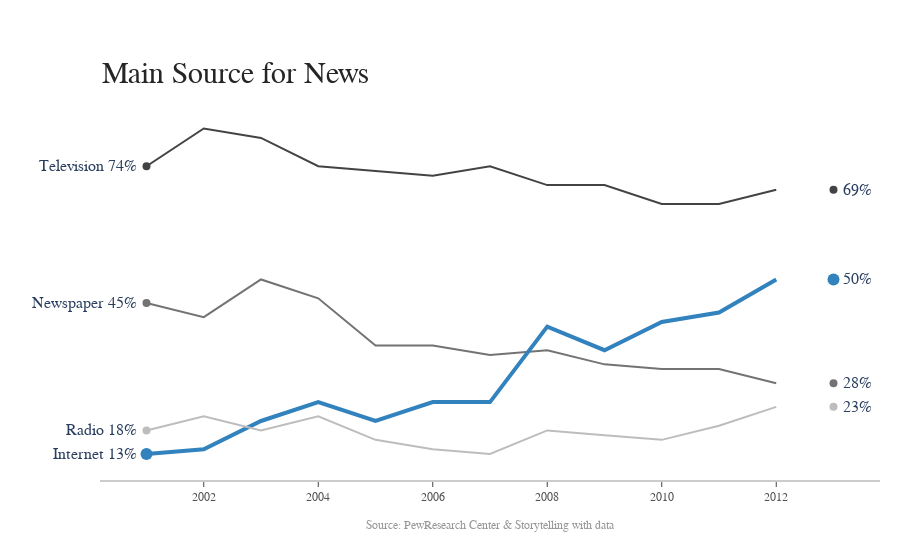

This figure's notebook cell:
### Code cell
import plotly.graph_objects as go
import numpy as np

title = 'Main Source for News'
labels = ['Television', 'Newspaper', 'Internet', 'Radio']
colors = ['rgb(67,67,67)', 'rgb(115,115,115)', 'rgb(49,130,189)', 'rgb(189,189,189)']

mode_size = [8, 8, 12, 8]
line_size = [2, 2, 4, 2]

x_data = np.vstack((np.arange(2001, 2014),)*4)

y_data = np.array([
    [74, 82, 80, 74, 73, 72, 74, 70, 70, 66, 66, 69],
    [45, 42, 50, 46, 36, 36, 34, 35, 32, 31, 31, 28],
    [13, 14, 20, 24, 20, 24, 24, 40, 35, 41, 43, 50],
    [18, 21, 18, 21, 16, 14, 13, 18, 17, 16, 19, 23],
])

fig = go.Figure()

for i in range(0, 4):
    fig.add_trace(go.Scatter(x=x_data[i], y=y_data[i], mode='lines',
        name=labels[i],
        line=dict(color=colors[i], width=line_size[i]),
        connectgaps=True,
    ))

    # endpoints
    fig.add_trace(go.Scatter(
        x=[x_data[i][0], x_data[i][-1]],
        y=[y_data[i][0], y_data[i][-1]],
        mode='markers',
        marker=dict(color=colors[i], size=mode_size[i])
    ))

fig.update_layout(
    xaxis=dict(
        showline=True,
        showgrid=False,
        showticklabels=True,
        linecolor='rgb(204, 204, 204)',
        linewidth=2,
        ticks='outside',
        tickfont=dict(
            family='Arial',
            size=12,
            color='rgb(82, 82, 82)',
        ),
    ),
    yaxis=dict(
        showgrid=False,
        zeroline=False,
        showline=False,
        showticklabels=False,
    ),
    autosize=False,
    margin=dict(
        autoexpand=False,
        l=100,
        r=20,
        t=110,
    ),
    showlegend=False,
    plot_bgcolor='white'
)

annotations = []

# Adding labels
for y_trace, label, color in zip(y_data, labels, colors):
    # labeling the left_side of the plot
    annotations.append(dict(xref='paper', x=0.05, y=y_trace[0],
                                  xanchor='right', yanchor='middle',
                                  text=label + ' {}%'.format(y_trace[0]),
                                  font=dict(family='Arial',
                                            size=16),
                                  showarrow=False))
    # labeling the right_side of the plot
    annotations.append(dict(xref='paper', x=0.95, y=y_trace[11],
                                  xanchor='left', yanchor='middle',
                                  text='{}%'.format(y_trace[11]),
                                  font=dict(family='Arial',
                                            size=16),
                                  showarrow=False))
# Title
annotations.append(dict(xref='paper', yref='paper', x=0.0, y=1.05,
                              xanchor='left', yanchor='bottom',
                              text='Main Source for News',
                              font=dict(family='Arial',
                                        size=30,
                                        color='rgb(37,37,37)'),
                              showarrow=False))
# Source
annotations.append(dict(xref='paper', yref='paper', x=0.5, y=-0.1,
                              xanchor='center', yanchor='top',
                              text='Source: PewResearch Center & ' +
                                   'Storytelling with data',
                              font=dict(family='Arial',
                                        size=12,
                                        color='rgb(150,150,150)'),
                              showarrow=False))

fig.update_layout(annotations=annotations)

fig.show()

### Figure 1 — Plotly figure (JSON) as saved in the notebook; plotly's stock layout.template omitted (floating-point values rounded to 4 significant figures)
{"data": [{"connectgaps": true, "line": {"color": "rgb(67,67,67)", "width": 2}, "mode": "lines", "name": "Television", "type": "scatter", "x": [2001, 2002, 2003, 2004, 2005, 2006, 2007, 2008, 2009, 2010, 2011, 2012, 2013], "y": [74, 82, 80, 74, 73, 72, 74, 70, 70, 66, 66, 69]}, {"marker": {"color": "rgb(67,67,67)", "size": 8}, "mode": "markers", "type": "scatter", "x": [2001, 2013], "y": [74, 69]}, {"connectgaps": true, "line": {"color": "rgb(115,115,115)", "width": 2}, "mode": "lines", "name": "Newspaper", "type": "scatter", "x": [2001, 2002, 2003, 2004, 2005, 2006, 2007, 2008, 2009, 2010, 2011, 2012, 2013], "y": [45, 42, 50, 46, 36, 36, 34, 35, 32, 31, 31, 28]}, {"marker": {"color": "rgb(115,115,115)", "size": 8}, "mode": "markers", "type": "scatter", "x": [2001, 2013], "y": [45, 28]}, {"connectgaps": true, "line": {"color": "rgb(49,130,189)", "width": 4}, "mode": "lines", "name": "Internet", "type": "scatter", "x": [2001, 2002, 2003, 2004, 2005, 2006, 2007, 2008, 2009, 2010, 2011, 2012, 2013], "y": [13, 14, 20, 24, 20, 24, 24, 40, 35, 41, 43, 50]}, {"marker": {"color": "rgb(49,130,189)", "size": 12}, "mode": "markers", "type": "scatter", "x": [2001, 2013], "y": [13, 50]}, {"connectgaps": true, "line": {"color": "rgb(189,189,189)", "width": 2}, "mode": "lines", "name": "Radio", "type": "scatter", "x": [2001, 2002, 2003, 2004, 2005, 2006, 2007, 2008, 2009, 2010, 2011, 2012, 2013], "y": [18, 21, 18, 21, 16, 14, 13, 18, 17, 16, 19, 23]}, {"marker": {"color": "rgb(189,189,189)", "size": 8}, "mode": "markers", "type": "scatter", "x": [2001, 2013], "y": [18, 23]}], "layout": {"annotations": [{"font": {"family": "Arial", "size": 16}, "showarrow": false, "text": "Television 74%", "x": 0.05, "xanchor": "right", "xref": "paper", "y": 74, "yanchor": "middle"}, {"font": {"family": "Arial", "size": 16}, "showarrow": false, "text": "69%", "x": 0.95, "xanchor": "left", "xref": "paper", "y": 69, "yanchor": "middle"}, {"font": {"family": "Arial", "size": 16}, "showarrow": false, "text": "Newspaper 45%", "x": 0.05, "xanchor": "right", "xref": "paper", "y": 45, "yanchor": "middle"}, {"font": {"family": "Arial", "size": 16}, "showarrow": false, "text": "28%", "x": 0.95, "xanchor": "left", "xref": "paper", "y": 28, "yanchor": "middle"}, {"font": {"family": "Arial", "size": 16}, "showarrow": false, "text": "Internet 13%", "x": 0.05, "xanchor": "right", "xref": "paper", "y": 13, "yanchor": "middle"}, {"font": {"family": "Arial", "size": 16}, "showarrow": false, "text": "50%", "x": 0.95, "xanchor": "left", "xref": "paper", "y": 50, "yanchor": "middle"}, {"font": {"family": "Arial", "size": 16}, "showarrow": false, "text": "Radio 18%", "x": 0.05, "xanchor": "right", "xref": "paper", "y": 18, "yanchor": "middle"}, {"font": {"family": "Arial", "size": 16}, "showarrow": false, "text": "23%", "x": 0.95, "xanchor": "left", "xref": "paper", "y": 23, "yanchor": "middle"}, {"font": {"color": "rgb(37,37,37)", "family": "Arial", "size": 30}, "showarrow": false, "text": "Main Source for News", "x": 0, "xanchor": "left", "xref": "paper", "y": 1.05, "yanchor": "bottom", "yref": "paper"}, {"font": {"color": "rgb(150,150,150)", "family": "Arial", "size": 12}, "showarrow": false, "text": "Source: PewResearch Center & Storytelling with data", "x": 0.5, "xanchor": "center", "xref": "paper", "y": -0.1, "yanchor": "top", "yref": "paper"}], "autosize": false, "margin": {"autoexpand": false, "l": 100, "r": 20, "t": 110}, "plot_bgcolor": "white", "showlegend": false, "xaxis": {"linecolor": "rgb(204, 204, 204)", "linewidth": 2, "showgrid": false, "showline": true, "showticklabels": true, "tickfont": {"color": "rgb(82, 82, 82)", "family": "Arial", "size": 12}, "ticks": "outside"}, "yaxis": {"showgrid": false, "showline": false, "showticklabels": false, "zeroline": false}}}
